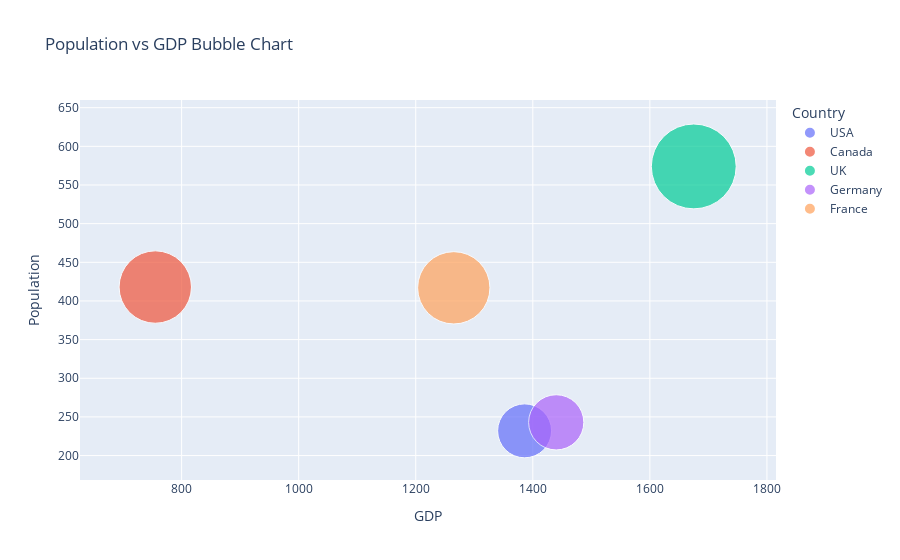

The cell this chart's notebook holds for it:
### Markdown cell above
## Q.5 . Using the given dataset, create a bubble chart to represent each country's population (y-axis), GDP (x-axis), and bubble size proportional to the population.

 np.random.seed(25)

 data = {

 'Country': ['USA', 'Canada', 'UK', 
'Germany', 'France'],

 'Population': 
np.random.randint(100, 1000, 5),
 'GDP': np.random.randint(500, 2000, 
5)
 }
 
 df = pd.DataFrame(data)

### Code cell
import pandas as pd
import numpy as np
import plotly.express as px

# Given data 
np.random.seed(25)

data = {
    'Country': ['USA', 'Canada', 'UK', 'Germany', 'France'],
    'Population': np.random.randint(100, 1000, 5),
    'GDP': np.random.randint(500, 2000, 5)
}

# Converting data into DaraFrame
df = pd.DataFrame(data)

# plotting the bubble chart
fig = px.scatter(df, x = "GDP",y ="Population",
                 color = "Country", size = "Population" ,
                 size_max=60,
                 title='Population vs GDP Bubble Chart')

fig.show()

### Figure 1 — Plotly figure (JSON) as saved in the notebook; plotly's stock layout.template omitted (floating-point values rounded to 4 significant figures)
{"data": [{"hovertemplate": "Country=USA<br>GDP=%{x}<br>Population=%{marker.size}<extra></extra>", "legendgroup": "USA", "marker": {"color": "#636efa", "size": [232], "sizemode": "area", "sizeref": 0.1594, "symbol": "circle"}, "mode": "markers", "name": "USA", "orientation": "v", "showlegend": true, "type": "scatter", "x": [1386], "xaxis": "x", "y": [232], "yaxis": "y"}, {"hovertemplate": "Country=Canada<br>GDP=%{x}<br>Population=%{marker.size}<extra></extra>", "legendgroup": "Canada", "marker": {"color": "#EF553B", "size": [418], "sizemode": "area", "sizeref": 0.1594, "symbol": "circle"}, "mode": "markers", "name": "Canada", "orientation": "v", "showlegend": true, "type": "scatter", "x": [755], "xaxis": "x", "y": [418], "yaxis": "y"}, {"hovertemplate": "Country=UK<br>GDP=%{x}<br>Population=%{marker.size}<extra></extra>", "legendgroup": "UK", "marker": {"color": "#00cc96", "size": [574], "sizemode": "area", "sizeref": 0.1594, "symbol": "circle"}, "mode": "markers", "name": "UK", "orientation": "v", "showlegend": true, "type": "scatter", "x": [1675], "xaxis": "x", "y": [574], "yaxis": "y"}, {"hovertemplate": "Country=Germany<br>GDP=%{x}<br>Population=%{marker.size}<extra></extra>", "legendgroup": "Germany", "marker": {"color": "#ab63fa", "size": [243], "sizemode": "area", "sizeref": 0.1594, "symbol": "circle"}, "mode": "markers", "name": "Germany", "orientation": "v", "showlegend": true, "type": "scatter", "x": [1440], "xaxis": "x", "y": [243], "yaxis": "y"}, {"hovertemplate": "Country=France<br>GDP=%{x}<br>Population=%{marker.size}<extra></extra>", "legendgroup": "France", "marker": {"color": "#FFA15A", "size": [417], "sizemode": "area", "sizeref": 0.1594, "symbol": "circle"}, "mode": "markers", "name": "France", "orientation": "v", "showlegend": true, "type": "scatter", "x": [1265], "xaxis": "x", "y": [417], "yaxis": "y"}], "layout": {"legend": {"itemsizing": "constant", "title": {"text": "Country"}, "tracegroupgap": 0}, "title": {"text": "Population vs GDP Bubble Chart"}, "xaxis": {"anchor": "y", "domain": [0, 1], "title": {"text": "GDP"}}, "yaxis": {"anchor": "x", "domain": [0, 1], "title": {"text": "Population"}}}}
